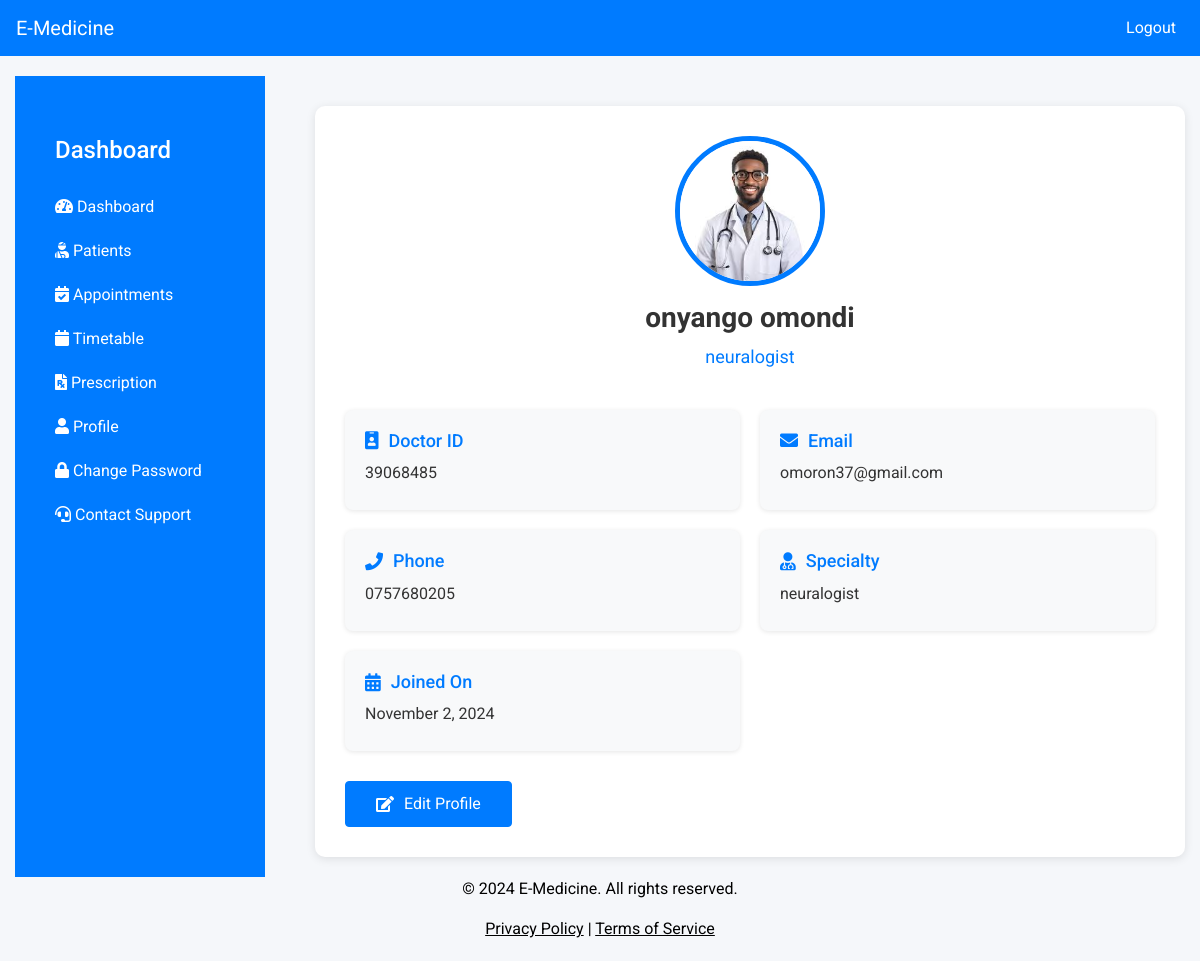
/doctor/profile.php (signed in), run on the app's committed database.
### tables this page shows
CREATE TABLE `doctors` (
  `DoctorID` int(11) NOT NULL,
  `firstname` varchar(100) NOT NULL,
  `lastname` varchar(250) NOT NULL,
  `Specialty` varchar(100) NOT NULL,
  `Phone` varchar(15) DEFAULT NULL,
  `Email` varchar(100) DEFAULT NULL,
  `CreatedAt` timestamp NOT NULL DEFAULT current_timestamp(),
  `password` varchar(255) NOT NULL,
  `status` varchar(255) NOT NULL,
  `ProfileImage` varchar(255) NOT NULL,
  `reset_token` varchar(10) DEFAULT NULL,
  `token_expiration` int(11) DEFAULT NULL
);

### doctor/profile.php (the view, shortened to what this page needs)
<?php
include '../access/config.php';
$doctorId = $_SESSION['doctor_id'];
$profileQuery = $conn->prepare("SELECT * FROM doctors WHERE DoctorID = ?");
$profileQuery->bind_param("i", $doctorId);
$profileQuery->execute();
$doctor = $profileQuery->get_result()->fetch_assoc();
?>
<!DOCTYPE html>
<html lang="en">
<head>
    <link rel="stylesheet" href="https://stackpath.bootstrapcdn.com/bootstrap/4.5.2/css/bootstrap.min.css">
    <link rel="stylesheet" href="https://cdnjs.cloudflare.com/ajax/libs/font-awesome/6.0.0-beta3/css/all.min.css">
</head>
<body>
<?php include '../resources/includes/d_header.php'; ?>
<div class="container-fluid">
    <div class="row flex-grow-1">
        <div class="col-md-3">
            <div class="sidebar">
                <?php include '../resources/includes/d_sidebar.php'; ?>
            </div>
        </div>
        <div class="col-md-9 d-flex align-items-start">
            <div class="profile-container">
                <div class="profile-header">
                    <img src="../resources/images/<?php echo htmlspecialchars($doctor['ProfileImage']); ?>" alt="Doctor Profile Picture" class="img-fluid rounded-circle">
                    <h2><?php echo htmlspecialchars($doctor['firstname'] . ' ' . $doctor['lastname']); ?></h2>
                    <p><?php echo htmlspecialchars($doctor['Specialty']); ?></p>
                </div>
                <div class="profile-info">
                    <div>
                        <h5><i class="fas fa-id-badge"></i> Doctor ID</h5>
                        <p><?php echo htmlspecialchars($doctor['DoctorID']); ?></p>
                    </div>
                    <div>
                        <h5><i class="fas fa-envelope"></i> Email</h5>
                        <p><?php echo htmlspecialchars($doctor['Email']); ?></p>
                    </div>
                    <div>
                        <h5><i class="fas fa-phone"></i> Phone</h5>
                        <p><?php echo htmlspecialchars($doctor['Phone']); ?></p>
                    </div>
                    <div>
                        <h5><i class="fas fa-user-md"></i> Specialty</h5>
                        <p><?php echo htmlspecialchars($doctor['Specialty']); ?></p>
                    </div>
                    <div>
                        <h5><i class="fas fa-calendar-alt"></i> Joined On</h5>
                        <p><?php echo htmlspecialchars(date('F j, Y', strtotime($doctor['CreatedAt']))); ?></p>
                    </div>
                </div>
                <div class="profile-edit">
                    <button class="btn btn-primary" data-toggle="modal" data-target="#editProfileModal">
                        <i class="fas fa-edit"></i> Edit Profile
                    </button>
                </div>
            </div>
        </div>
    </div>
</div>
<?php include '../resources/includes/footer.php'; ?>
</body>
</html>

### doctor/profile.php (style rules this page uses)
body { font-family: 'Roboto', sans-serif; background-color: #f5f7fa; min-height: 100vh; }
.container-fluid { display: flex; min-height: 100vh; }
.sidebar { background-color: #f8f9fa; padding: 20px; min-height: 100%; }
.profile-container { background-color: #fff; border-radius: 10px; padding: 30px; box-shadow: 0 2px 10px rgba(0, 0, 0, 0.1); margin-top: 50px; width: 100%; }
.profile-header { text-align: center; margin-bottom: 40px; }
.profile-header img { width: 150px; height: 150px; border-radius: 50%; border: 5px solid #007bff; }
.profile-header h2 { font-size: 28px; font-weight: 700; margin-top: 15px; color: #333; }
.profile-header p { font-size: 18px; color: #007bff; }
.profile-info { display: grid; grid-template-columns: 1fr 1fr; gap: 20px; }
.profile-info div { background-color: #f8f9fa; padding: 20px; border-radius: 8px; box-shadow: 0 1px 5px rgba(0, 0, 0, 0.1); }
.profile-info h5 { font-size: 18px; margin-bottom: 10px; color: #007bff; display: flex; align-items: center; }
.profile-info h5 i { margin-right: 10px; }
.profile-info p { font-size: 16px; margin-bottom: 5px; color: #333; }
.profile-edit { text-align: left; margin-top: 30px; }
.profile-edit button { padding: 10px 30px; font-size: 16px; display: flex; align-items: center; }
.profile-edit button i { margin-right: 10px; }

### resources/includes/d_sidebar.php (style rules this page uses)
.sidebar { background-color: #007bff; padding: 20px; margin-right: 20px; flex: 0 0 250px; height: auto; transition: transform 0.3s ease; margin-top: 20px; margin-bottom: 10px; }

### data on the page
doctors: ProfileImage (picture), firstname+lastname "onyango omondi", Specialty "neuralogist", DoctorID "39068485", Email "omoron37@gmail.com", Phone "0757680205", CreatedAt "November 2, 2024"
